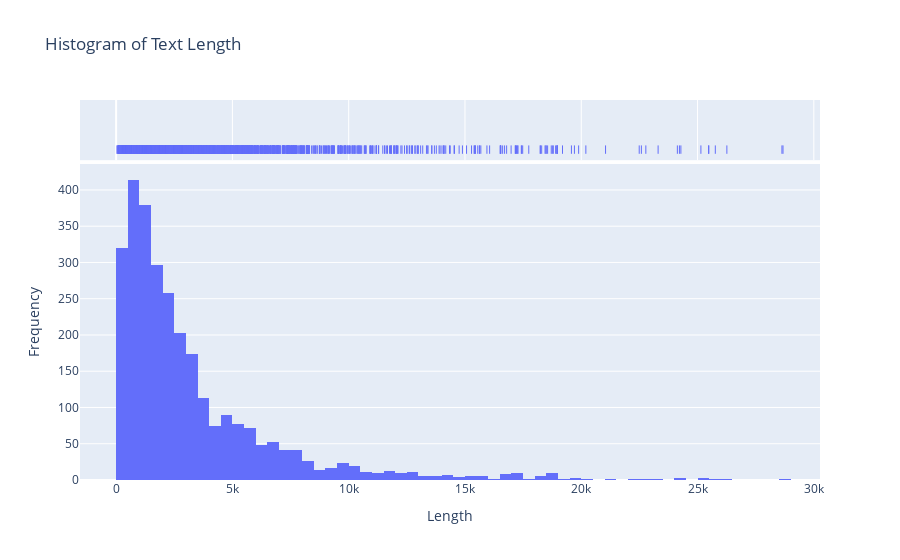

Here is the notebook cell this chart was saved with:
### Code cell
display(df.head())

#distribution of the data
import plotly.express as px
fig = px.histogram(df, x='length', marginal='rug',
                   title='Histogram of Text Length')
fig.update_layout(
    xaxis_title='Length',
    yaxis_title='Frequency',
    showlegend=True)

### Figure 1 — Plotly figure (JSON) as saved in the notebook; plotly's stock layout.template omitted (floating-point values rounded to 4 significant figures; data arrays with more than 128 entries replaced by an {"elided": "..."} marker saying what was removed)
{"data": [{"alignmentgroup": "True", "bingroup": "x", "hovertemplate": "length=%{x}<br>count=%{y}<extra></extra>", "legendgroup": "", "marker": {"color": "#636efa", "pattern": {"shape": ""}}, "name": "", "offsetgroup": "", "orientation": "v", "showlegend": false, "type": "histogram", "x": {"elided": "2893 int values"}, "xaxis": "x", "yaxis": "y"}, {"alignmentgroup": "True", "boxpoints": "all", "fillcolor": "rgba(255,255,255,0)", "hoveron": "points", "hovertemplate": "length=%{x}<extra></extra>", "jitter": 0, "legendgroup": "", "line": {"color": "rgba(255,255,255,0)"}, "marker": {"color": "#636efa", "symbol": "line-ns-open"}, "name": "", "offsetgroup": "", "showlegend": false, "type": "box", "x": {"elided": "2893 int values"}, "xaxis": "x2", "yaxis": "y2"}], "layout": {"barmode": "relative", "legend": {"tracegroupgap": 0}, "showlegend": true, "title": {"text": "Histogram of Text Length"}, "xaxis": {"anchor": "y", "domain": [0, 1], "title": {"text": "Length"}}, "xaxis2": {"anchor": "y2", "domain": [0, 1], "matches": "x", "showgrid": true, "showticklabels": false}, "yaxis": {"anchor": "x", "domain": [0, 0.8316], "title": {"text": "Frequency"}}, "yaxis2": {"anchor": "x2", "domain": [0.8416, 1], "matches": "y2", "showgrid": false, "showline": false, "showticklabels": false, "ticks": ""}}}
